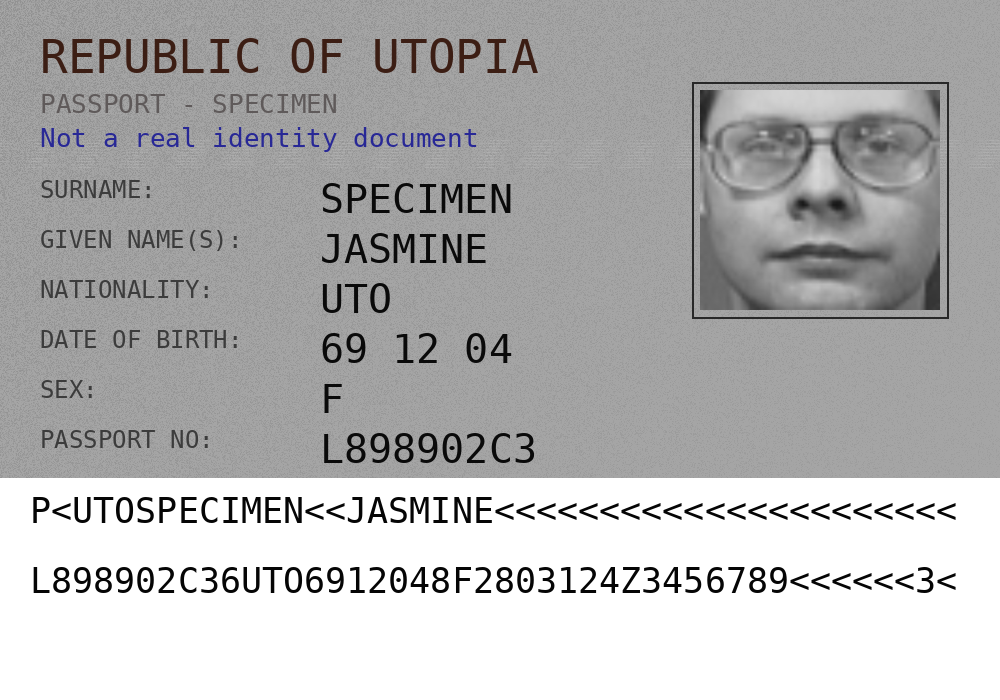
#> input picture samples/genuine_doc.png, 1000 x 700 px; its folder holds only this picture in this run
$ python -i tamper.py   (imports and definitions only)
#> lines starting #> are read from the running program, lines starting #| are printed output that depends on the picture
### pipeline/common.py
"""Shared helpers for the ML/CV pipeline modules.

Defines the single result contract every module returns, plus small
utilities for reading images, saving evidence files, and resolving the
vendored OCR runtime. Kept deliberately free of model/algorithm logic.
"""

from __future__ import annotations

import json
import os
import pathlib
import shutil
import tempfile
import uuid
from dataclasses import dataclass, field, asdict
from typing import Any, Optional

import numpy as np


_ROOT = pathlib.Path(__file__).resolve().parent
_VENDOR = _ROOT / "vendor"


_evidence_env = os.environ.get("SCREEN_EVIDENCE_DIR", "").strip()
EVIDENCE_DIR = pathlib.Path(
    _evidence_env
    if _evidence_env
    else str(_ROOT.parent / "samples" / "evidence")
)


INSIGHTFACE_MODEL_ROOT = (_VENDOR / "models").resolve()


_THRESHOLDS_CACHE: Optional[dict] = None


# Env-var overrides for the single thresholds source of truth. Each key may
# be overridden via PIPELINE_<UPPER_KEY>, e.g. PIPELINE_FACE_MATCH=0.6.
# Legacy per-module names are honoured where they already exist in the wild.
_THRESHOLD_ENV_ALIASES = {
    "face_match": ("PIPELINE_FACE_MATCH", "FACE_MATCH_THRESHOLD"),
    "face_low_conf_low": ("PIPELINE_FACE_LOW_CONF_LOW",),
    "face_low_conf_high": ("PIPELINE_FACE_LOW_CONF_HIGH",),
    "tamper_high": ("PIPELINE_TAMPER_HIGH",),
    "tamper_moderate": ("PIPELINE_TAMPER_MODERATE",),
    "physical_high": ("PIPELINE_PHYSICAL_HIGH", "PHYS_HIGH"),
    "physical_moderate": ("PIPELINE_PHYSICAL_MODERATE", "PHYS_MODERATE"),
    "deepfake_high": ("PIPELINE_DEEPFAKE_HIGH",),
    "liveness": ("PIPELINE_LIVENESS", "LIVENESS_THRESHOLD"),
    "name_match": ("PIPELINE_NAME_MATCH",),
    "address_match": ("PIPELINE_ADDRESS_MATCH",),
    "risk_red": ("PIPELINE_RISK_RED",),
    "risk_yellow": ("PIPELINE_RISK_YELLOW",),
    "watchlist_fuzzy": ("PIPELINE_WATCHLIST_FUZZY",),
    "document_quality_blur": ("PIPELINE_DOC_QUALITY_BLUR",),
    "document_quality_dark": ("PIPELINE_DOC_QUALITY_DARK",),
    "iris_match": ("PIPELINE_IRIS_MATCH",),
    "iris_low_conf_low": ("PIPELINE_IRIS_LOW_CONF_LOW",),
    "iris_low_conf_high": ("PIPELINE_IRIS_LOW_CONF_HIGH",),
}


# [63 lines left out: functions _apply_threshold_env_overrides, reload_thresholds, load_thresholds, not called in this run]


_TESS_DIR = _VENDOR / "tesseract"

_SYSTEM_TESSDATA = None
for _cand in (
    "/usr/share/tesseract-ocr/5/tessdata",
    "/usr/share/tesseract-ocr/4.00/tessdata",
    "/usr/share/tessdata",
    "/opt/homebrew/share/tessdata",
):
    if (pathlib.Path(_cand) / "eng.traineddata").exists():
        _SYSTEM_TESSDATA = pathlib.Path(_cand)
        break


_SYSTEM_TESSBIN = None
if _SYSTEM_TESSDATA is None:
    _win_candidates = [shutil.which("tesseract")]
    # Configurable override (cross-platform): TESSERACT_CMD may point at the
    # binary directly, e.g. C:\Program Files\Tesseract-OCR\tesseract.exe.
    # Checked before the standard Windows install path below.
    _env_tess = (os.environ.get("TESSERACT_CMD") or "").strip().strip('"')
    if _env_tess:
        _win_candidates.insert(0, _env_tess)
    for _pf in (os.environ.get("ProgramFiles", r"C:\Program Files"),
                os.environ.get("ProgramFiles(x86)", r"C:\Program Files (x86)")):
        _win_candidates.append(str(pathlib.Path(_pf) / "Tesseract-OCR" / "tesseract.exe"))
    for _b in _win_candidates:
        if _b and pathlib.Path(_b).is_file():
            _td = pathlib.Path(_b).parent / "tessdata"
            if (_td / "eng.traineddata").is_file():
                _SYSTEM_TESSBIN = pathlib.Path(_b)
                _SYSTEM_TESSDATA = _td
                break

if (_TESS_DIR / "tesseract").exists() and (_TESS_DIR / "tessdata" / "eng.traineddata").exists():
    TESSERACT_BIN = _TESS_DIR / "tesseract"
    TESS_LIB_DIR = _TESS_DIR
    TESS_TESSDATA = _TESS_DIR / "tessdata"
elif (_sys_tess := _SYSTEM_TESSBIN or shutil.which("tesseract")) and _SYSTEM_TESSDATA:
    TESSERACT_BIN = pathlib.Path(_sys_tess)
    TESS_LIB_DIR = TESSERACT_BIN.parent
    TESS_TESSDATA = _SYSTEM_TESSDATA
else:
    TESSERACT_BIN = _TESS_DIR / "tesseract"
    TESS_LIB_DIR = _TESS_DIR
    TESS_TESSDATA = _TESS_DIR / "tessdata"


def get_evidence_dir() -> pathlib.Path:
    """Resolve the evidence dir fresh (honours late env changes in tests)."""
    env = os.environ.get("SCREEN_EVIDENCE_DIR", "").strip()
    return pathlib.Path(env) if env else EVIDENCE_DIR


def ensure_evidence_dir() -> pathlib.Path:
    path = get_evidence_dir()
    path.mkdir(parents=True, exist_ok=True)
    return path


def new_evidence_path(module: str, ext: str = "png") -> pathlib.Path:
    """Return a fresh, unique evidence file path under the evidence dir."""
    base = ensure_evidence_dir()
    name = f"{module}_{uuid.uuid4().hex[:10]}.{ext.lstrip('.')}"
    return base / name


@dataclass
class ModuleResult:
    """Contract returned by every pipeline module.

    Mirrors the ``module_results`` table in Shema.md so a caller (FastAPI route)
    can drop it straight into storage:

        module_name : str   e.g. "ocr", "tamper", "deepfake", "face_match", "liveness"
        score       : float|None 0-1, or None when inconclusive
        status      : str   "ok" | "inconclusive"
        raw_output  : dict  full per-module evidence for the UI panels
        evidence_uri: str|None  path to an evidence image, or None
    """

    module_name: str
    score: Optional[float]
    status: str
    raw_output: dict = field(default_factory=dict)
    evidence_uri: Optional[str] = None

    # [14 lines left out: functions to_json, __repr__, not called in this run]


def ok_result(
    module_name: str,
    score: float,
    raw_output: Optional[dict] = None,
    evidence_uri: Optional[str] = None,
) -> ModuleResult:
    try:
        value = float(score)
    except (TypeError, ValueError):
        return inconclusive_result(module_name, f"non-numeric score: {score!r}"[:200])
    if value != value or value in (float("inf"), float("-inf")):
        return inconclusive_result(module_name, f"non-finite score: {score!r}"[:200])
    return ModuleResult(
        module_name=module_name,
        score=float(np.clip(value, 0.0, 1.0)),
        status="ok",
        raw_output=dict(raw_output or {}),
        evidence_uri=_rel_uri(evidence_uri),
    )


# [22 lines left out: functions inconclusive_result, _summarise_reason, not called in this run]


def _rel_uri(path: Optional[str]) -> Optional[str]:
    if not path:
        return None
    try:
        # Prefer a repo-relative URI (no absolute server path in API/DB
        # payloads; backend resolves via basename and tests can still
        # Path(uri).exists() from the repo root). Files written outside the
        # repo (e.g. pytest tmp_path evidence dirs) keep their absolute path
        # so existence checks still resolve.
        p = pathlib.Path(str(path))
        try:
            return str(p.resolve().relative_to(_ROOT.parent.resolve()))
        except Exception:
            return str(p)
    except Exception:
        return None


# [38 lines left out: functions _json_safe, single_log, not called in this run]


def load_image(src: Any) -> np.ndarray:
    """Load an image into a BGR uint8 ndarray.

    Accepts a filesystem path (str/Path), a path-like, a URL-ish bytes buffer,
    a PIL Image, or an ndarray. Raises ValueError on unreadable input.
    Decompression bombs are rejected: source files over 50 MB or images
    over 100 megapixels raise ValueError (callers degrade to inconclusive).
    Channel contract: always returns HxWx3 BGR uint8 (2-D gray and 4-channel
    BGRA inputs are converted; anything else raises ValueError).
    """
    _MAX_FILE_BYTES = 50_000_000
    _MAX_PIXELS = 100_000_000
    if isinstance(src, np.ndarray):
        import cv2 as _cv2

        if src.size == 0:
            raise ValueError("empty image array")
        if src.size > _MAX_PIXELS:
            raise ValueError(f"image too large: {src.size} pixels")
        if src.ndim == 2:
            arr = np.ascontiguousarray(src, dtype=np.uint8)
            return _cv2.cvtColor(arr, _cv2.COLOR_GRAY2BGR)
        if src.ndim != 3 or src.shape[2] not in (3, 4):
            raise ValueError(f"unsupported channel count: {getattr(src, 'shape', None)}")
        if src.shape[2] == 4:
            arr = np.ascontiguousarray(src, dtype=np.uint8)
            return _cv2.cvtColor(arr, _cv2.COLOR_BGRA2BGR)
        if src.dtype != np.uint8:
            arr = np.clip(np.asarray(src, dtype=np.float64), 0, 255).astype(np.uint8)
        else:
            arr = np.ascontiguousarray(src)
        if arr.size > _MAX_PIXELS:
            raise ValueError(f"image too large: {arr.size} pixels")
        return arr

    if hasattr(src, "read"):
        from PIL import Image as PILImage

        data = src.read()
        if len(data) > _MAX_FILE_BYTES:
            raise ValueError("image buffer too large")
        buf = np.frombuffer(data, dtype=np.uint8)
        import cv2

        img = cv2.imdecode(buf, cv2.IMREAD_COLOR)
        if img is None:
            raise ValueError("could not decode image from buffer")
        if img.size > _MAX_PIXELS:
            raise ValueError(f"image too large: {img.size} pixels")
        return img

    if hasattr(src, "mode") and hasattr(src, "convert"):
        import cv2

        rgb = np.asarray(src.convert("RGB"))
        if rgb.size > _MAX_PIXELS:
            raise ValueError(f"image too large: {rgb.size} pixels")
        return cv2.cvtColor(rgb, cv2.COLOR_RGB2BGR)

    p = pathlib.Path(os.fspath(src))
    if not p.exists():
        raise FileNotFoundError(f"image not found: {p}")
    try:
        if p.stat().st_size > _MAX_FILE_BYTES:
            raise ValueError(f"image file too large: {p.stat().st_size} bytes")
    except OSError as exc:
        raise ValueError(f"cannot stat image: {p}") from exc
    import cv2

    img = cv2.imread(str(p), cv2.IMREAD_COLOR)
    if img is None:
        raise ValueError(f"could not decode image: {p}")
    if img.size > _MAX_PIXELS:
        raise ValueError(f"image too large: {img.size} pixels")
    return img

### pipeline/tamper.py
"""Module 2 — Tamper detection.

Approach (Techspec.md §3): BOTH, not either/or.
  * Error Level Analysis (ELA): re-save the image as JPEG at a known quality and
    measure the absolute recompression residual. Genuinely re-encoded regions
    show different error levels than the surrounding image.
  * Exact-duplicate copy-move detection: hash textured blocks and pair byte-
    identical blocks displaced by a large two-dimensional offset — a signature
    of copied/pasted regions (classic copy-move forgery). Genuine horizontal
    text and decorative-band repeats are discounted so only true 2-D pastes
    score.

Output contract:
  * raw_output['tamper_score']       : 0-1 combined score (higher = more tamper)
  * raw_output['ela_bright_ratio']   : fraction of pixels with high ELA residual
  * raw_output['copy_move_region_count'] : number of strong 2-D copy-move
                                           offset clusters
  * evidence_uri                     : path to the real ELA heatmap overlay image,
                                       rendered and saved so the Case Result UI
                                       (Appflow.md §3.4) can display it directly.

Never raises: any failure degrades to status="inconclusive", score=None.
"""

from __future__ import annotations

from typing import Optional

import numpy as np

from .common import (
    ModuleResult,
    inconclusive_result,
    load_image,
    new_evidence_path,
    ok_result,
)

MODULE_NAME = "tamper"


def _ela_residual(rgb_uint8: np.ndarray, quality: int = 90) -> np.ndarray:
    """Recompress an RGB image as JPEG and return the absolute diff (0-255)."""
    from PIL import Image
    from PIL import ImageFilter
    import io

    im = Image.fromarray(rgb_uint8)
    buf = io.BytesIO()
    im.save(buf, format="JPEG", quality=quality)
    redone = Image.open(io.BytesIO(buf.getvalue())).convert("RGB")
    arr = np.asarray(redone, dtype=np.float32)
    orig = np.asarray(im.convert("RGB"), dtype=np.float32)
    return np.abs(orig - arr).max(axis=2)


def _ela_metrics(residual: np.ndarray, threshold: float = 8.0) -> dict:
    mean = float(np.mean(residual))
    bright_ratio = float(np.mean(residual > threshold))
    return {
        "mean_residual": round(mean, 4),
        "ela_bright_ratio": round(bright_ratio, 4),
        "bright_threshold": threshold,
        "max_residual": round(float(np.max(residual)), 4),
    }


def _render_ela_overlay(rgb_uint8: np.ndarray, residual: np.ndarray, out_path) -> str:
    """Render a heatmap overlay of the ELA residual onto the document image."""
    import cv2

    h, w = rgb_uint8.shape[:2]
    heat = np.clip(residual * 12.0, 0, 255).astype(np.uint8)
    heat_bgr = cv2.applyColorMap(heat, cv2.COLORMAP_JET)
    over = cv2.addWeighted(rgb_uint8, 0.45, heat_bgr, 0.85, 0)


    txt = f"ELA residual overlay - bright = tamper-suspicious (mean {np.mean(residual):.2f})"
    cv2.putText(
        over,
        txt,
        (10, h - 12),
        cv2.FONT_HERSHEY_SIMPLEX,
        0.5,
        (255, 255, 255),
        1,
        cv2.LINE_AA,
    )
    cv2.imwrite(str(out_path), over)
    return str(out_path)


def _copy_move_detect(
    gray: np.ndarray,
    bs: int = 8,
    stride: int = 8,
    min_dist: float = 140.0,
    min_std: float = 10.0,
    deadline: Optional[float] = None,
    max_per_hash: int = 50,
) -> dict:
    """Detect copied-region forgeries by exact-duplicate block hashing.

    A copy-move forgery pastes a region *exactly* somewhere else on the page,
    so the pasted content and its source share byte-identical blocks. We hash
    every textured block on a fine grid and pair up blocks sharing a hash, then
    group pairs by their spatial offset.

    A stamped page also contains genuine repeats (text rows and decorative
    bands) — those repeat only *horizontally* (vertical offset ≈ 0), giving a
    set of small lattice clusters. A real copy-move instead produces one strong
    two-dimensional cluster (the actual paste displacement). We therefore only
    count clusters with ``|dy| >= 2`` blocks as copy-move evidence, which cleanly
    separates a pasted duplicate from a page's natural repeated structure.

    Bounded by design (<1.5s module budget): the caller downscales to
    <=1200px max-dim, at most `max_per_hash` positions are sampled per hash
    (natural repeats share one hash thousands of times), pairing stops at
    the deadline and reports `timed_out: True` so the caller falls back to
    ELA-only scoring (fail-operational, never hangs).
    """
    import hashlib
    import time as _time
    from collections import defaultdict

    _MAX_PAIRS = 200_000

    H, W = gray.shape
    locs: defaultdict = defaultdict(list)
    for y in range(0, H - bs + 1, stride):
        for x in range(0, W - bs + 1, stride):
            tile = gray[y:y + bs, x:x + bs]
            if tile.std() < min_std:
                continue
            key = hashlib.sha1(tile.tobytes()).hexdigest()
            locs[key].append((x, y))

    offsets: defaultdict = defaultdict(int)
    horizontal: defaultdict = defaultdict(int)
    n_matches = 0
    horiz_pairs = 0
    pairs_seen = 0
    truncated = False
    timed_out = False
    for positions in locs.values():
        if truncated or timed_out:
            break
        # Sample at most max_per_hash positions per hash: genuine page
        # structure (repeated glyphs/bands) can share one hash thousands of
        # times; the paste displacement survives deterministic sampling.
        if len(positions) > max_per_hash:
            step = len(positions) / max_per_hash
            positions = [positions[int(i * step)] for i in range(max_per_hash)]
        for i in range(len(positions)):
            for j in range(i + 1, len(positions)):
                if pairs_seen >= _MAX_PAIRS:
                    truncated = True
                    break
                if deadline is not None and _time.perf_counter() >= deadline:
                    timed_out = True
                    break
                pairs_seen += 1
                dx = positions[j][0] - positions[i][0]
                dy = positions[j][1] - positions[i][1]
                if (dx * dx + dy * dy) ** 0.5 < min_dist:
                    continue
                key = (round(dx / stride), round(dy / stride))
                if abs(dy) // stride >= 2:
                    offsets[key] += 1
                    n_matches += 1
                else:
                    horizontal[key] += 1
                    horiz_pairs += 1

    top = sorted(offsets.items(), key=lambda kv: kv[1], reverse=True)
    dominant_key = top[0][0] if top else None
    dominant_count = top[0][1] if top else 0
    return {
        "blocks_matched": n_matches,
        "dominant_offset": list(dominant_key) if dominant_key else None,
        "dominant_offset_count": dominant_count,
        "regions": sum(1 for _, c in top if c >= 8),
        "horizontal_lattice_pairs": horiz_pairs,
        "offset_groups": [{"offset": list(k), "matches": v} for k, v in top[:6]],
        "analysis_resolution": f"{W}x{H}",
        "pairs_examined": pairs_seen,
        "truncated": truncated,
        "timed_out": timed_out,
    }


def run_tamper(document_image, save_evidence: bool = True) -> ModuleResult:
    """Run ELA + SHA1 exact-duplicate copy-move tamper detection on a single document image.

    Signature for the FastAPI route owner:
        run_tamper(document_image, save_evidence=True) -> ModuleResult

    ``document_image`` is a path (str/Path), bytes buffer, PIL Image, or BGR
    ndarray. Returns a result with status "ok" or "inconclusive". Never raises.
    """
    import time as _time

    _t0 = _time.perf_counter()
    _BUDGET = 1.5  # hard module budget (tests assert <1.5s)
    try:
        img = load_image(document_image)
        if img.size == 0 or img is None:
            raise ValueError("empty image")
        import cv2 as _cv2

        # load_image now normalises to HxWx3 BGR; keep a gray copy for hashing.
        gray_full = _cv2.cvtColor(img, _cv2.COLOR_BGR2GRAY)
        # Cap the copy-move analysis at 1200px max-dim (ELA stays full-res).
        # Large phone captures are 3-4K; hashing those natively blows the
        # 1.5s budget with no forensic gain (paste offsets survive downscale).
        _h, _w = gray_full.shape[:2]
        _max_dim = max(_h, _w)
        if _max_dim > 1200:
            _scale = 1200.0 / _max_dim
            gray = _cv2.resize(gray_full, (int(_w * _scale), int(_h * _scale)),
                               interpolation=_cv2.INTER_AREA)
        else:
            gray = gray_full
        rgb = img[:, :, ::-1]
    except Exception as exc:
        return inconclusive_result(MODULE_NAME, exc)


    try:
        residual = _ela_residual(rgb, quality=90)
        ela = _ela_metrics(residual)
    except Exception as exc:
        return inconclusive_result(MODULE_NAME, exc)


    try:
        _elapsed = _time.perf_counter() - _t0
        _cm_budget = max(0.2, _BUDGET - _elapsed - 0.25)  # reserve time for overlay
        cm = _copy_move_detect(gray, deadline=_t0 + _BUDGET - 0.20)
    except Exception as exc:
        cm = {"error": str(exc), "dominant_offset_count": 0, "regions": 0,
              "blocks_matched": 0, "offset_groups": [], "timed_out": False}


    COPY_FLOOR = 10
    COPY_SAT = 90
    ela_signal = np.clip((ela["mean_residual"] - 1.5) / 2.5, 0.0, 1.0)
    if cm.get("timed_out"):
        # Deadline hit mid-pairing: score ELA-only (fail-operational) and
        # say so, instead of presenting a half-counted copy-move signal.
        copy_signal = 0.0
        tamper_score = round(float(ela_signal), 4)
    else:
        copy_signal = np.clip(
            (cm.get("dominant_offset_count", 0) - COPY_FLOOR) / (COPY_SAT - COPY_FLOOR),
            0.0,
            1.0,
        )
        tamper_score = round(0.60 * copy_signal + 0.40 * ela_signal, 4)


    evidence_uri = None
    if save_evidence:
        try:
            evidence_uri = _render_ela_overlay(
                rgb, residual, new_evidence_path(MODULE_NAME, "png")
            )
        except Exception as exc:
            single_log_warn(f"tamper: evidence write failed ({type(exc).__name__})")

    raw = {
        "tamper_score": tamper_score,
        "ela_bright_ratio": ela["ela_bright_ratio"],
        "copy_move_region_count": cm.get("regions", 0),
        "dominant_offset_count": cm.get("dominant_offset_count", 0),
        "dominant_offset": cm.get("dominant_offset"),
        "copy_move_timed_out": bool(cm.get("timed_out")),
        "ela": ela,
        "copy_move": {
            "blocks_matched": cm.get("blocks_matched", 0),
            "dominant_offset": cm.get("dominant_offset"),
            "dominant_offset_count": cm.get("dominant_offset_count", 0),
            "regions": cm.get("regions", 0),
            "horizontal_lattice_pairs": cm.get("horizontal_lattice_pairs", 0),
            "offset_groups": cm.get("offset_groups", []),
            "timed_out": bool(cm.get("timed_out")),
            "truncated": bool(cm.get("truncated")),
        },
    }
    return ok_result(MODULE_NAME, tamper_score, raw, evidence_uri)


def single_log_warn(msg: str) -> None:
    print(f"[pipeline][tamper] {msg}")

>>> import cv2
>>> picture = cv2.imread('../samples/genuine_doc.png')
#> picture is the input picture: shape (700, 1000, 3); mean B, G, R 180.3, 180.1, 180.3
>>> result = run_tamper(picture)
#> in _ela_residual, `return np.abs(orig - arr).max(axis=2)`:
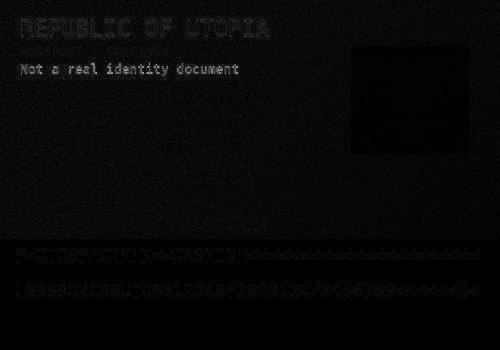
#> returned value: shape (700, 1000) float32 (shown at 1/2 size); min 0, max 78, mean 2; drawn with min black and max white
#> in _ela_metrics, `mean = float(np.mean(residual))`: mean = 2
#> in _ela_metrics, `bright_ratio = float(np.mean(residual > threshold))`: bright_ratio = 0.0224
#> in run_tamper, `ela = _ela_metrics(residual)`: ela = {'mean_residual': 2, 'ela_bright_ratio': 0.0224, 'bright_threshold': 8, 'max_residual': 78}
#> in run_tamper, `cm = _copy_move_detect(gray, deadline=_t0 + _BUDGET - 0.20)`: cm = 10 items
#> in run_tamper, `ela_signal = np.clip((ela["mean_residual"] - 1.5) / 2.5, 0.0, 1.0)`: ela_signal = 0.2
#> in run_tamper, `copy_signal = np.clip( (cm.get("dominant_offset_count", 0) - COPY_FLOO..`: copy_signal = 0
#> in run_tamper, `tamper_score = round(0.60 * copy_signal + 0.40 * ela_signal, 4)`: tamper_score = 0.0801
#> in _render_ela_overlay, `heat = np.clip(residual * 12.0, 0, 255).astype(np.uint8)`:
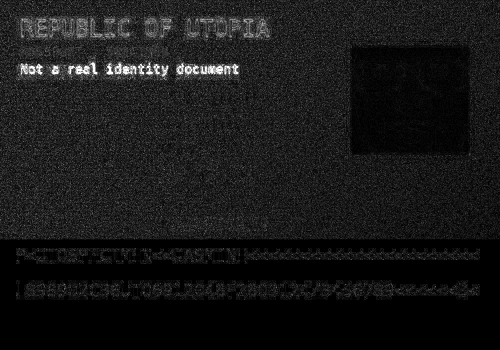
#> heat: shape (700, 1000) (shown at 1/2 size); min 0, max 255, mean 23.4
#> in _render_ela_overlay, `heat_bgr = cv2.applyColorMap(heat, cv2.COLORMAP_JET)`:
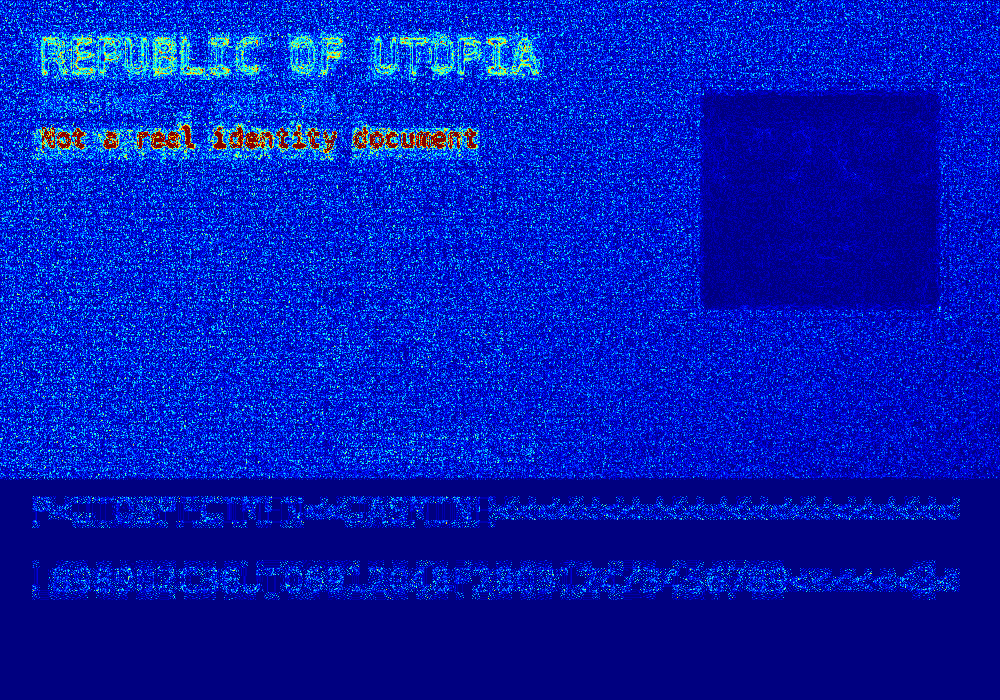
#> heat_bgr: shape (700, 1000, 3); mean B, G, R 184.1, 27.6, 2.8
#> (the rest of the program and of its run is left out)
